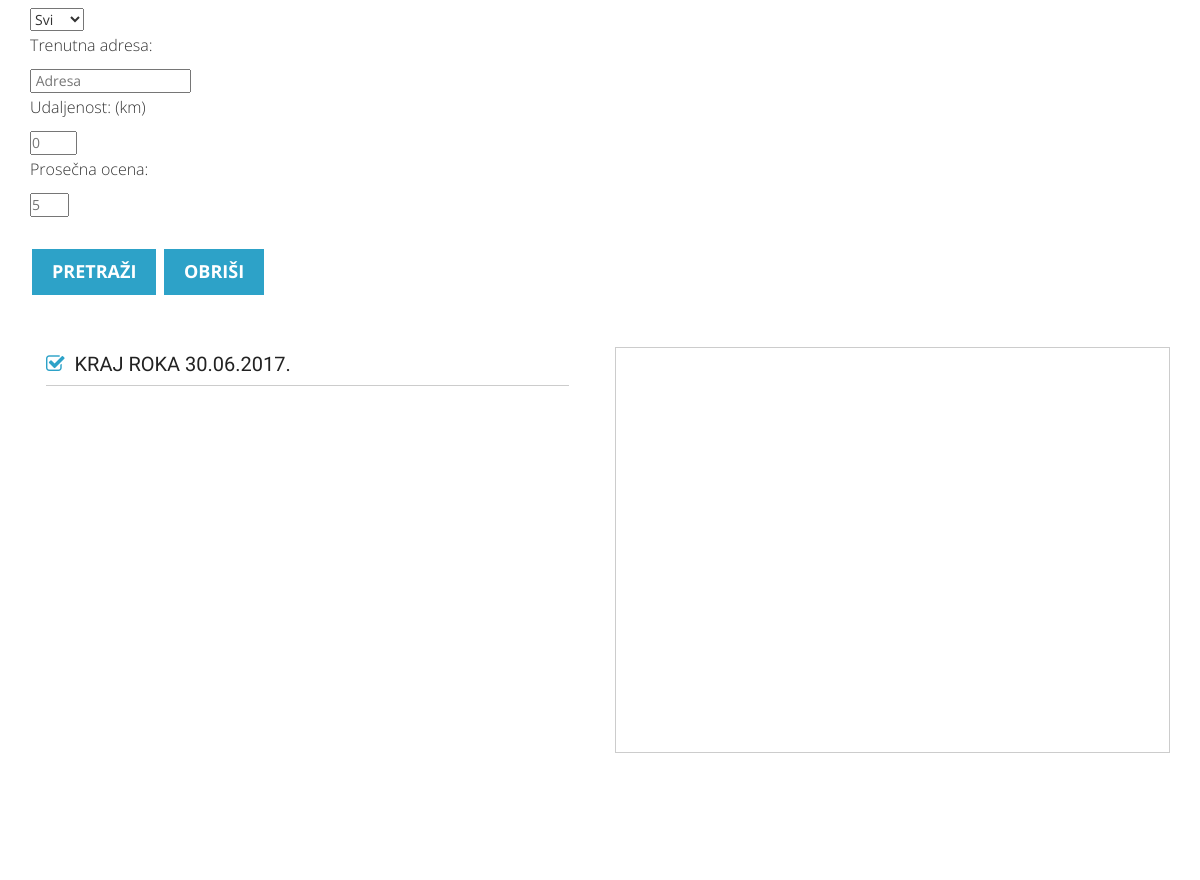
The page /IndexController (middle part) on the database as committed earlier.
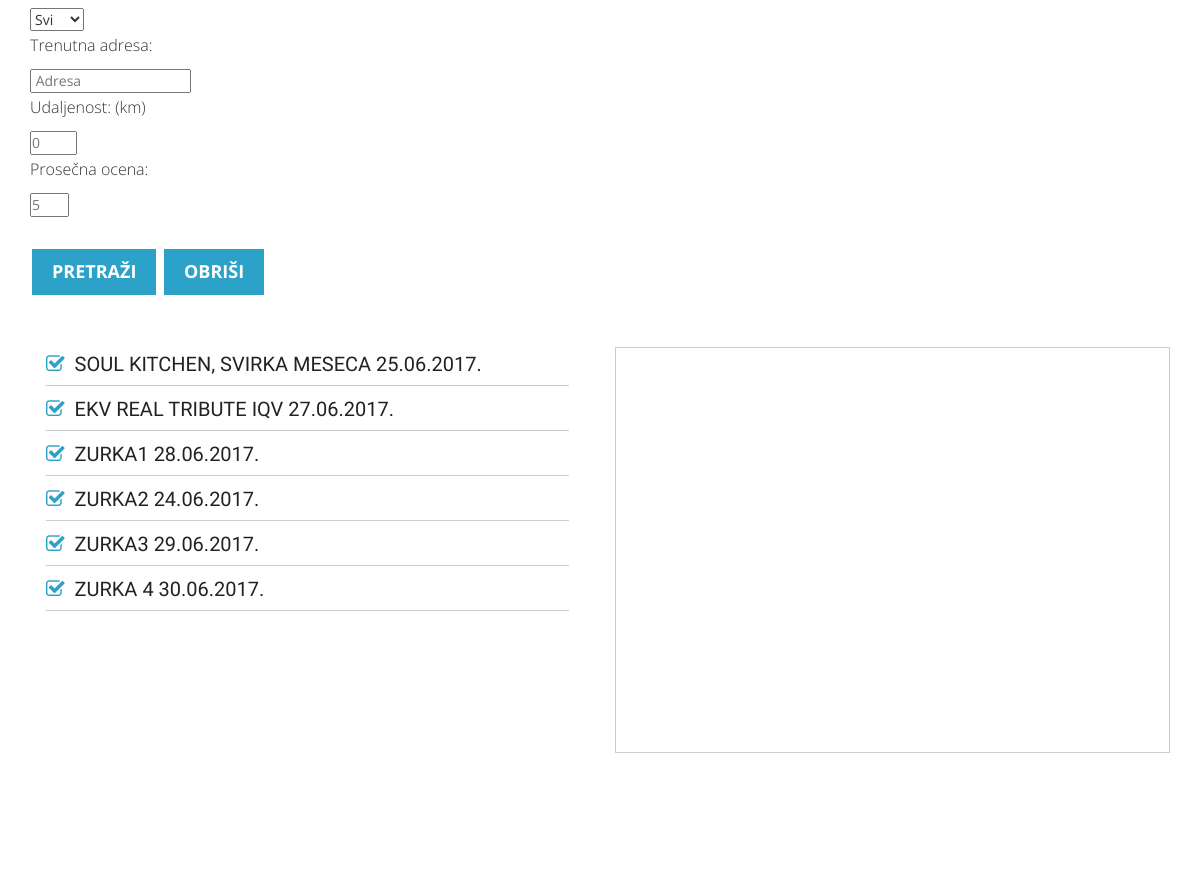
The same page on the database as committed later.
### tables this page shows
CREATE TABLE IF NOT EXISTS `dogadjaj` (
  `IdObjekta` int(11) NOT NULL,
  `IdDogadjaj` int(11) NOT NULL AUTO_INCREMENT,
  `Datum` varchar(50) DEFAULT NULL,
  `Naziv` varchar(40) DEFAULT NULL,
  `TipDogadjaja` varchar(40) DEFAULT NULL,
  `Muzicki_Zanr` varchar(40) DEFAULT NULL,
  `trajanje` varchar(50) DEFAULT NULL,
  `Opis` text,
  `Slika` mediumblob,
  `NazivIzvodjaca` varchar(40) DEFAULT NULL,
  PRIMARY KEY (`IdDogadjaj`),
  KEY `R_7` (`IdObjekta`)
);

### application/controllers/IndexController.php (called while the page is built, shortened)
<?php
class IndexController extends CI_Controller{
	private $flag=0;
	public function __construct() {
        $this->load->library(array('session'));
    }
    public function index() {
        if ($this->flag==1){
        	redirect('AdminController');
        }
        else if ($this->flag==2){
        	redirect('ModeratorController');
        }
        else if ($this->flag==3){
        	redirect('IndexAutorController');
        }
        else if ($this->flag==4){
        	redirect('IndexRegistrovaniKorisnikController');
        }
        else {
            $this->load->model('IndexModel');
            $res = $this->IndexModel->DohvatiDogadjajeIzBaze();
            $data['dogadjaji']= $res;
            $this->load->view('templates/header');
            $this->load->view('index', $data);
            $this->load->view('templates/footer');
        }
    }
}

### index.php (called while the page is built, shortened)
<?php
require_once BASEPATH.'core/CodeIgniter.php';

### application/models/IndexModel.php (called while the page is built, shortened)
<?php
class IndexModel extends CI_Model{
    public function DohvatiDogadjajeIzBaze(){
        $this->db->flush_cache();
        $this->db->start_cache();
        $query= $this->db->get('dogadjaj');
        $res= array();
        $i=0;
        foreach ($query->result() as $row){
           $res[$i]=$row;
             $i++;
        }
        return $res;
    }
}

### application/views/index.php (the view, shortened to what this page needs)
<body>
    <section id="about">
      <div class="container">
        <div class="row">
          <div class="col-lg-12 col-md-12">
            <div class="about_area">
              <div class="heading">
				<div>
					<select>
                                                <option name="Žanr" value="Svi">Svi</option>
					</select>
				</div>
				<p>Trenutna adresa: </p>
				<div>
					<input type="text" placeholder=" Adresa">
				</div>
				<p>Udaljenost: (km) </p>
				<div>
					<input type="number" name="Udaljenost" min="0" max="10" placeholder="0">
				</div>
				<p>Prosečna ocena: </p>
				<div>
					<input type="number" name="Ocena" min="1" max="5" placeholder="5">
				</div>
                                <div>
					<input class="submit_btn" type="submit" value="Pretraži">
					<input class="submit_btn" type="reset" value="Obriši">
				</div>
			  </div>
              <div class="about_content">
                <div class="row">
                  <div class="col-lg-6 col-md-6 col-sm-12">
                    <div class="about_featured">
                      <div class="panel-group" id="accordion">
                       <?php
                       $br = count($dogadjaji);
                       $number = "One";
                       for ($i = 0; $i < $br; $i++){ ?>
                        <div class="panel panel-default wow fadeInLeft">
                          <div class="panel-heading">
                            <h4 class="panel-title">
                              <a data-toggle="collapse" data-parent="#accordion" href="#collapse<?php echo $number ?>">
                                 <span class="fa fa-check-square-o"></span>
                                     <?php echo $dogadjaji[$i]->Naziv ?>  <?php echo $dogadjaji[$i]->Datum ?>
                              </a>
                            </h4>
                          </div>
                        </div>
                        <?php if ($i == 0) { $number= "Two"; }
                        else if ($i == 1) { $number= "Three"; }
                        else if ($i == 2) { $number= "Four"; }
                        else if ($i == 3) { $number= "Five"; }
                        else if ($i == 4) { $number= "Six"; }
                        else if ($i == 5) { $number= "Seven"; }
                        else if ($i == 6) { $number= "Eight"; }
                        else if ($i == 7) { $number= "Nine"; }
                        } ?>
                      </div>
                    </div>
                  </div>
                  <div class="col-lg-6 col-md-6 col-sm-12">
                    <div class="contact_map">
						<div id="map_canvas"></div>
					</div>
                  </div>
                </div>
              </div>
            </div>
          </div>
        </div>
      </div>
    </section>

### application/views/templates/header.php (shortened to what this page needs)
<!DOCTYPE html>
<html lang="en">
  <head>
    <link href="<?php echo base_url(); ?>css/bootstrap.min.css" rel="stylesheet">
    <link href="https://maxcdn.bootstrapcdn.com/font-awesome/4.4.0/css/font-awesome.min.css" rel="stylesheet">
    <link rel="stylesheet" href="<?php echo base_url(); ?>css/superslides.css">
    <link href="<?php echo base_url(); ?>css/slick.css" rel="stylesheet">
    <link rel="stylesheet" href="<?php echo base_url(); ?>css/animate.css">
    <link rel="stylesheet" href="<?php echo base_url(); ?>css/elastic_grid.css">
    <link rel='stylesheet prefetch' href='https://cdn.rawgit.com/pguso/jquery-plugin-circliful/master/css/jquery.circliful.css'>
    <link id="orginal" href="<?php echo base_url(); ?>css/themes/default-theme.css" rel="stylesheet">
    <link href="<?php echo base_url(); ?>style.css" rel="stylesheet">
  </head>

### application/views/templates/footer.php (shortened to what this page needs)
  </body>
</html>

### css/elastic_grid.css (style rules this page uses)
*, *:after, *:before { -webkit-box-sizing: border-box; -moz-box-sizing: border-box; box-sizing: border-box; padding: 0; margin: 0; }

### css/themes/default-theme.css (style rules this page uses)
.panel-title a span { color: #2da2c8; }
.submit_btn { background-color: #2da2c8; }

### style.css (style rules this page uses)
body,html { overflow-x:hidden; }
body { font-family: 'Open Sans', sans-serif; overflow-x: hidden !important; }
a { text-decoration: none; color: #2f2f2f; }
h3,h4,h5,h6 { font-family: 'Varela', sans-serif; }
#about { display: inline; float: left; width: 100%; padding: 80px 0px; }
.about_area { float: left; display: inline; width: 100%; min-height: 200px; }
.heading { float: left; display: inline; width: 100%; }
.heading p { font-size: 16px; line-height: 28px; font-weight: 300; }
.about_content { float: left; display: inline; width: 100%; padding: 50px 0px; }
.about_featured { float: left; display: inline; width: 100%; }
.panel-group .panel { border-radius: 0; margin-bottom: 0px; box-shadow: none; }
.panel-group .panel + .panel { margin-top: 0; }
.panel-default { border-color: transparent; }
.panel-default > .panel-heading { background-color: transparent; color: #333; border: 0 none !important; padding: 5px 15px; }
.panel-title { border-bottom: 1px solid #ccc; color: #222; font-family: 'Varela', sans-serif; font-size: 20px; font-weight: 400; text-transform: uppercase; -webkit-transition: all 0.5s; -o-transition: all 0.5s; transition: all 0.5s; }
.panel-title a { display: block; text-decoration: none; padding-bottom: 10px; }
.panel-title a span { margin-right: 5px; }
.contact_map { border: 1px solid #ccc; display: inline; float: left; width: 100%; }
.submit_btn { border: 2px solid #fff; color: #fff; margin-top: 30px; padding: 10px 20px; font-size: 18px; font-weight: 700; text-transform: uppercase; -webkit-transition: all 0.5s; -moz-transition: all 0.5s; -ms-transition: all 0.5s; -o-transition: all 0.5s; transition: all 0.5s; }
#map_canvas { width: 100%; float: left; display: inline; height: 404px; }

Rows that differ between the two databases and show on the page:
removed dogadjaj: Naziv "KRAJ ROKA", Datum "30.06.2017."
added dogadjaj: Naziv "SOUL KITCHEN, SVIRKA MESECA", Datum "25.06.2017."
added dogadjaj: Naziv "EKV REAL TRIBUTE IQV", Datum "27.06.2017."
added dogadjaj: Naziv "ZURKA1", Datum "28.06.2017."
added dogadjaj: Naziv "ZURKA2", Datum "24.06.2017."
added dogadjaj: Naziv "ZURKA3", Datum "29.06.2017."
added dogadjaj: Naziv "ZURKA 4", Datum "30.06.2017."
